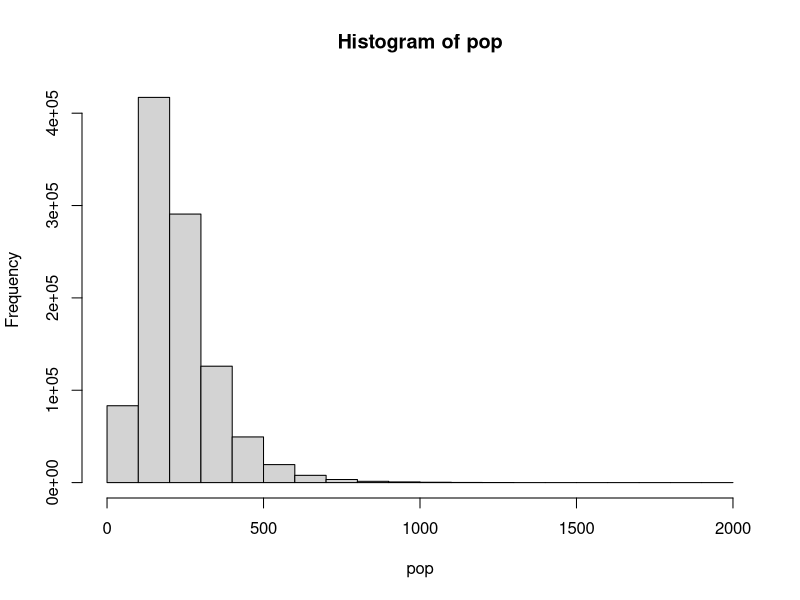

Write the R code that produced this figure.
## ---- chunk 1
# simulate population densities at one million locations
pop <- rlnorm(n = 1e6, 
              meanlog = log(200),
              sdlog = 0.5)

# plot distribution of population densities
hist(pop)
